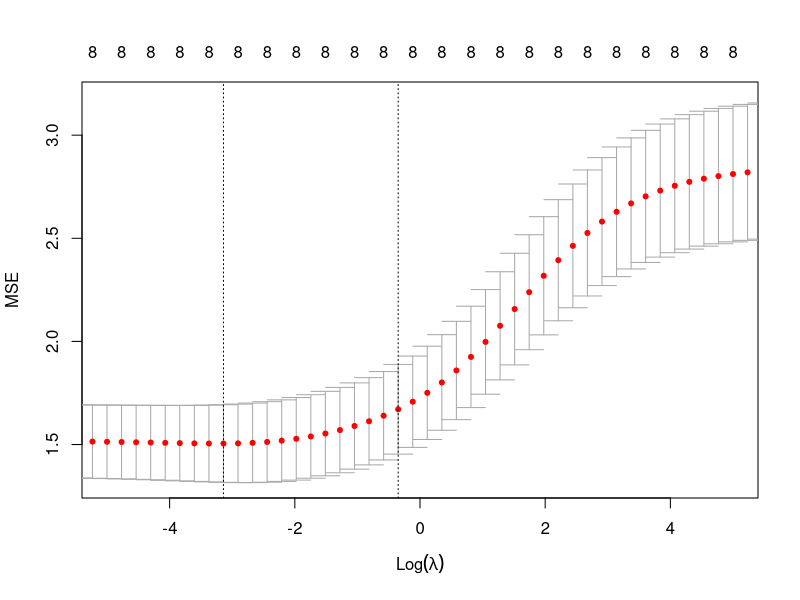
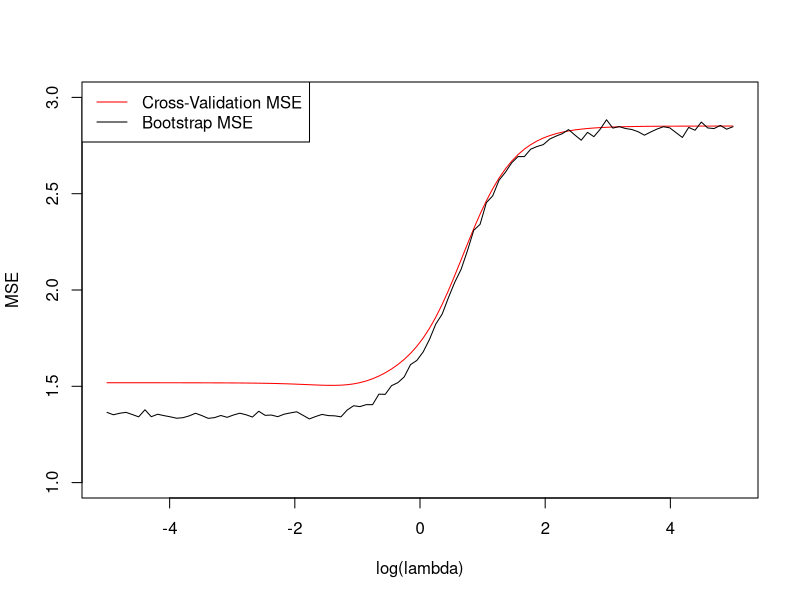

The R source for these figures, in order:
## ---- chunk 1
knitr::opts_chunk$set(echo = TRUE)

library(ggplot2)
library(dplyr)
## ---- chunk 2
df_toxicity <- read.csv("aquatic_toxicity.csv", sep = ";", header = FALSE)
colnames(df_toxicity) <- c("TPSA", "SAacc", "H050", "MLOGP", "RDCHI", "GATS1p","nN", "C040", "LC50")
# create the dichotomic version of the dataset (where the count variables are transformed using 0/1 dummy encoding)

df_toxicity_dummy = df_toxicity
df_toxicity_dummy["H050"] = c(as.integer(df_toxicity_dummy ["H050"]>0))
df_toxicity_dummy ["nN"] = c(as.integer(df_toxicity_dummy ["nN"]>0))
df_toxicity_dummy ["C040"] = c(as.integer(df_toxicity_dummy ["C040"]>0))

## ---- chunk 3
set.seed(1)

# create train and test data
sample <- sample(c(TRUE, FALSE), nrow(df_toxicity), replace = TRUE, prob = c(0.7, 0.3))
train <- df_toxicity[sample, ]
test <- df_toxicity[!sample, ]
train_dummy <- df_toxicity_dummy[sample, ]
test_dummy <- df_toxicity_dummy[!sample, ]
## ---- chunk 4
# linear regression model with original dataset
linear_model <- lm(LC50 ~ . , data = train)
summary(linear_model)
## ---- chunk 5
prediction <- predict.lm(linear_model, test)
train_error = mean(linear_model$residuals^2)
test_error = mean((test$LC50 - prediction)^2)
sprintf("Train error: %s", train_error) # round the error??
sprintf("Test error: %s", test_error) # round the error??
## ---- chunk 6
# linear regression model with dummy dataset
linear_model_dummy <- lm(LC50 ~ ., data = train_dummy)
summary(linear_model_dummy)
## ---- chunk 7
prediction_dummy = predict.lm(linear_model_dummy, test_dummy)
train_error_dummy = mean(linear_model_dummy$residuals^2)
test_error_dummy = mean((test_dummy$LC50 - prediction_dummy)^2)
sprintf("Train error dummy: %s", train_error_dummy) # round the error??
sprintf("Test error dummy: %s", test_error_dummy) # round the error??
## ---- chunk 8
# repeat the process 200 times 
repetitions = 200
train_error = 0
test_error = 0
train_error_dummy = 0
test_error_dummy = 0

for (i in 1:repetitions){
  sample <- sample(c(TRUE, FALSE), nrow(df_toxicity), replace = TRUE, prob = c(0.7, 0.3))
  train <- df_toxicity[sample, ]
  test <- df_toxicity[!sample, ]
  train_dummy <- df_toxicity_dummy[sample, ]
  test_dummy <- df_toxicity_dummy[!sample, ]

  linear_model <- lm(LC50 ~ . , data = train)
  prediction <- predict.lm(linear_model, test)
  train_error = train_error + mean(linear_model$residuals^2)/repetitions
  test_error = test_error + mean((test$LC50 - prediction)^2)/repetitions

  linear_model_dummy <- lm(LC50 ~ ., data = train_dummy)
  prediction_dummy = predict.lm(linear_model_dummy, test_dummy)
  train_error_dummy = train_error_dummy + mean(linear_model_dummy$residuals^2)/repetitions
  test_error_dummy = test_error_dummy + mean((test_dummy$LC50 -
                                                prediction_dummy)^2)/repetitions

} # NB: perché divide per repetitions ogni volta e somma?? Pensarci!!!!
## ---- chunk 9
sprintf("Train error: %s", train_error) # round the error??
sprintf("Test error: %s", test_error) # round the error??
sprintf("Train error dummy: %s", train_error_dummy) # round the error??
sprintf("Test error dummy: %s", test_error_dummy) # round the error??
## ---- chunk 10
set.seed(1)

sample <- sample(c(TRUE, FALSE), nrow(df_toxicity), replace = TRUE, prob = c(0.7, 0.3))
train <- df_toxicity[sample, ]
test <- df_toxicity[!sample, ]
train_dummy <- df_toxicity_dummy[sample, ] # need only the first case here?? Ask!
test_dummy <- df_toxicity_dummy[!sample, ]

full.model <- lm(LC50 ~ . , data = train)
null.model <- lm(LC50 ~ 1, data = train)
## ---- chunk 11
# Backward selection with BIC stopping criterion
backward_bic <- step(full.model, direction = "backward", k = log(nrow(train)), trace = FALSE)
print("Backward selection with BIC stopping criterion")
backward_bic
## ---- chunk 12
# Backward selection with AIC stopping criterion
backward_aic <- step(full.model, direction = "backward", k = 2, trace = FALSE)
print("Backward selection with AIC stopping criterion")
backward_aic
## ---- chunk 13
# Forward selection with BIC stopping criterion
forward_bic <- step(null.model, direction = "forward", scope = formula(full.model), k = log(nrow(train)), trace = FALSE)
print("Forward selection with BIC stopping criterion")
forward_bic
## ---- chunk 14
# Forward selection with AIC stopping criterion
forward_aic <- step(null.model, direction = "forward", scope = formula(full.model), k = 2, trace = FALSE)
print("Forward selection with AIC stopping criterion")
forward_aic
## ---- chunk 15
library(glmnet)
x = as.matrix(subset(train, select = -LC50))
y = as.vector(train$LC50)
# Create a sequence of lambda values to try
lambda_seq <- 10^seq(-5, 5, length = 100)

ridge_cv_model <- cv.glmnet(x, y, alpha = 0, lambda = lambda_seq, nfolds = 5)

print(ridge_cv_model)

## ---- chunk 16
# Plot the MSE with respect to lambda
plot(ridge_cv_model, ylab = "MSE", xlim = c(-5, 5))
## ---- chunk 17
best_lambda <- ridge_cv_model$lambda[which.min(ridge_cv_model$cvm)]
sprintf("The best value of lambda is %s", best_lambda)
#coef(ridge_cv_model, s = "lambda.min")
## ---- chunk 18
ridge_best <- glmnet(x, y, alpha = 0, lambda = best_lambda)
ridge_cv_train_err = mean((predict(ridge_best, as.matrix(subset(train, select = -LC50))) -
                             as.vector(train$LC50))^2)
ridge_cv_test_err = mean((predict(ridge_best, as.matrix(subset(test, select = -LC50))) -
                            as.vector(test$LC50))^2)
sprintf("Ridge cv train error: %s", ridge_cv_train_err)
sprintf("Ridge cv test error: %s", ridge_cv_test_err)
## ---- chunk 19
library(boot)
library(pracma)
ridge_fit <- function(data, indices, lambda_seq) {
  data_train <- data[indices, ]
  X_train <- as.matrix(subset(data_train, select = -LC50))
  y_train <- as.vector(data_train$LC50)
  fit <- glmnet(X_train, y_train, alpha = 0, lambda = lambda_seq)
  y_pred_train <- predict(fit, newx = X_train, s = lambda_seq)
  mse <- sum((y_train - y_pred_train)^2) / length(y_train)
  return (mse) 
}

mse_boot = c()
for (i in 1:100){
  lambda = lambda_seq[i]
  boot_results <- boot(data = train, statistic = ridge_fit, R = 100, lambda = lambda)
  mse_boot[i] = mean(boot_results$t)
}
## ---- chunk 20
plot(log10(ridge_cv_model$lambda), ridge_cv_model$cvm, ylab = "MSE", type = "l", xlab = "log(lambda)", col = "red", ylim = c(1, 3))
lines(log10(lambda_seq), mse_boot, col = "black", type = "l", ylim = c(1, 3))
legend("topleft", legend = c("Cross-Validation MSE", "Bootstrap MSE"), col = c("red", "black"), lty = 1)

## ---- chunk 21
best_lambda_boot <- lambda_seq[which.min(mse_boot)]
sprintf("The best value of lambda is %s", best_lambda_boot)
## ---- chunk 22
ridge_best_boot <- glmnet(x, y, alpha = 0, lambda = best_lambda_boot)
ridge_boot_train_err = mean((predict(ridge_best_boot, as.matrix(subset(train, select = -LC50))) -
                             as.vector(train$LC50))^2)
ridge_boot_test_err = mean((predict(ridge_best_boot, as.matrix(subset(test, 
                                    select = -LC50))) - as.vector(test$LC50))^2)
sprintf("Ridge bootstrap train error: %s", ridge_boot_train_err)
sprintf("Ridge bootstrap test error: %s", ridge_boot_test_err)

